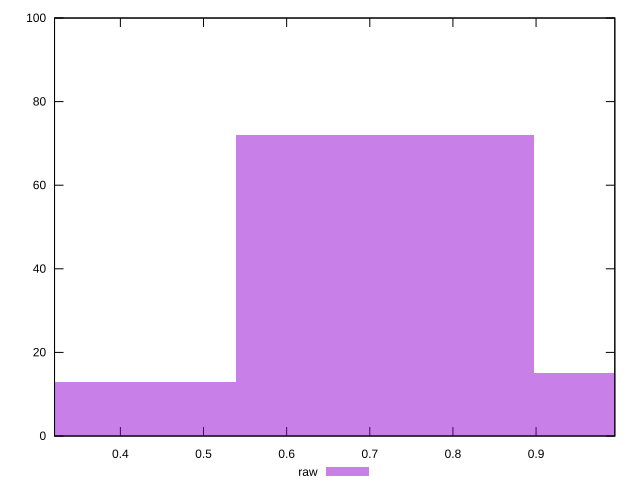

This figure's gnuplot source:
reset

$raw <<EOF
0.35918856226453766 13
1.077565686793613 15
0.7183771245290753 72
EOF

set key outside below
set boxwidth 0.35918856226453766
set xrange [0.3208121779181024:0.9947266641201125]
set yrange [0:100]
set trange [0:100]
set style fill transparent solid 0.5 noborder
set terminal svg size 640, 490 enhanced background rgb 'white'
set output "reports/report_00028_2021-02-24T12-49-42.674Z/meta/pScore/samples/agenda/raw/histogram.svg"

plot $raw title "raw" with boxes

reset
